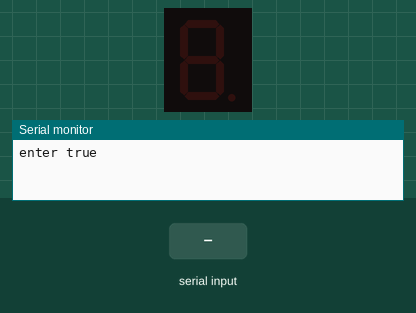
Simulated run of this sketch. Board: Arduino Uno, built with avr-gcc and run on an emulated ATmega328P. Shown: 1-digit seven-segment display, the last lines printed to the serial monitor. Wiring (inferred from the names in the program): 1-digit 7-segment display, segments lit when HIGH: segments pin 2, pin 3, pin 4, pin 5, pin 6, pin 7, pin 8. The test bench sets the inputs (shaded band). The segment pins are drawn as the display they are named for.

Above: at 1.2 s.
1.3 s: "90,45\n" received over Serial
At 2.8 s:
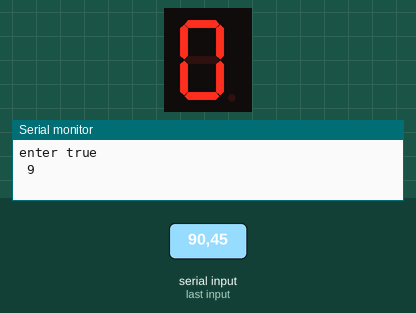
4.3 s: "30,150\n" received over Serial
At 6.1 s:
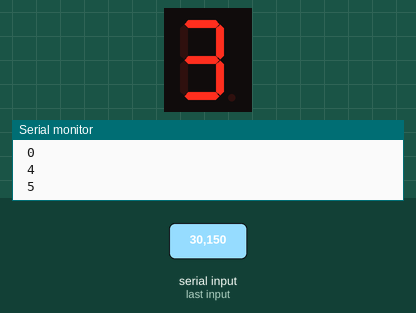
9.8 s: "200\n" received over Serial
At 11.1 s:
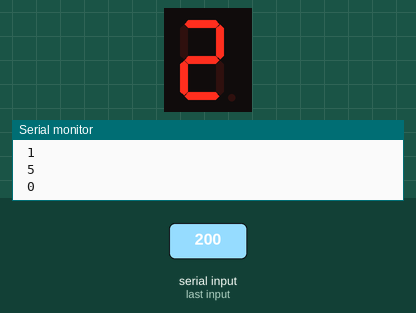
12.8 s: "5\n" received over Serial
At 13.7 s:
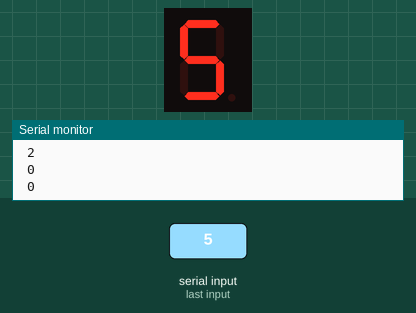
14.8 s: "90\n" received over Serial
At 15.6 s:
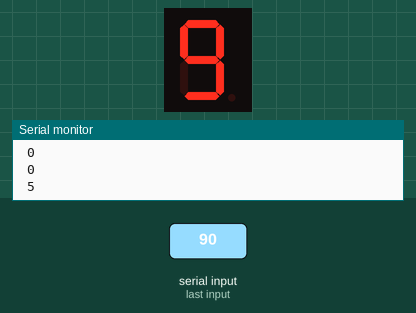
Timing chart, 0 to 17.8 s (numbered marks = the images above; inputs shaded):
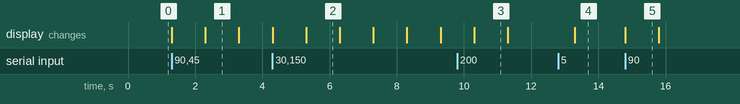

The sketch:

7t.ino
```cpp
const int segmentPins[7] = { 2, 3, 4, 5, 6, 7, 8 };
const byte digitCodes[10][7] = {
  { 1, 1, 1, 1, 1, 1, 0 },  // 0
  { 0, 1, 1, 0, 0, 0, 0 },  // 1
  { 1, 1, 0, 1, 1, 0, 1 },  // 2
  { 1, 1, 1, 1, 0, 0, 1 },  // 3
  { 0, 1, 1, 0, 0, 1, 1 },  // 4
  { 1, 0, 1, 1, 0, 1, 1 },  // 5
  { 1, 0, 1, 1, 1, 1, 1 },  // 6
  { 1, 1, 1, 0, 0, 0, 0 },  // 7
  { 1, 1, 1, 1, 1, 1, 1 },  // 8
  { 1, 1, 1, 1, 0, 1, 1 }   // 9
};
void setup() {
  Serial.begin(9600);
  for (int i = 0; i < 7; i++) {
    pinMode(segmentPins[i], OUTPUT);
  }
  Serial.println("enter true");
}
void loop() {
  if (Serial.available() > 0) {
    char inputChar = Serial.read();
    if (isDigit(inputChar)) {
      int number = inputChar - '0';
      displayDigit(number);
      delay(1000);
      Serial.print(" ");
      Serial.println(number);
    } else {
    }
  }
}
void displayDigit(int digit) {
  if (digit < 0 || digit > 9) return;
  for (int i = 0; i < 7; i++) {
    digitalWrite(segmentPins[i], digitCodes[digit][i]);
  }
}
```

Measured:
- after the input at 1.3 s, the display: first changes at once (image 1 shows a later state)
- after the input at 4.3 s, the display: first differs from a run without the input after 1.0 s (image 2)
- after the input at 9.8 s, the display: changes after 0.50 s (image 3)
- after the input at 12.8 s, the display: changes after 0.50 s (image 4)
- after the input at 14.8 s, the display: changes at once (image 5)
- what the display in image 1 shows lasts 1.0 s, from 2.3 s to 3.3 s
